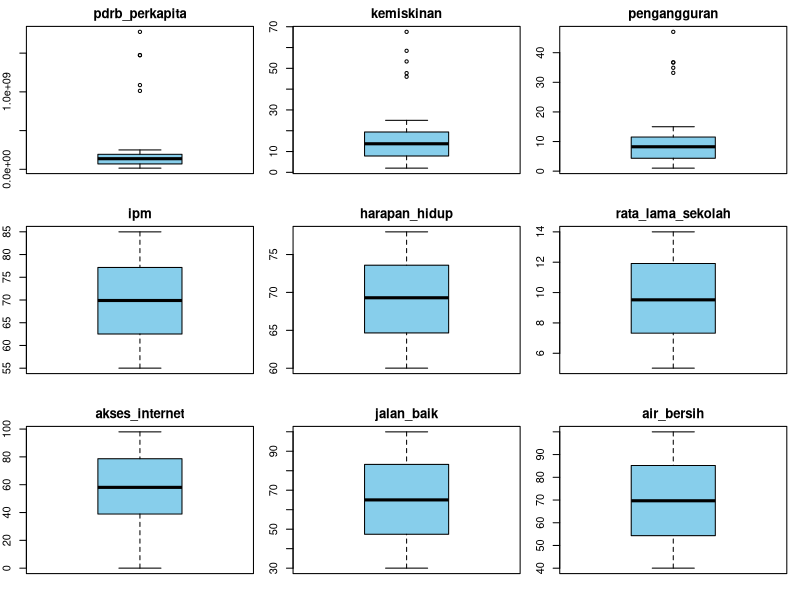
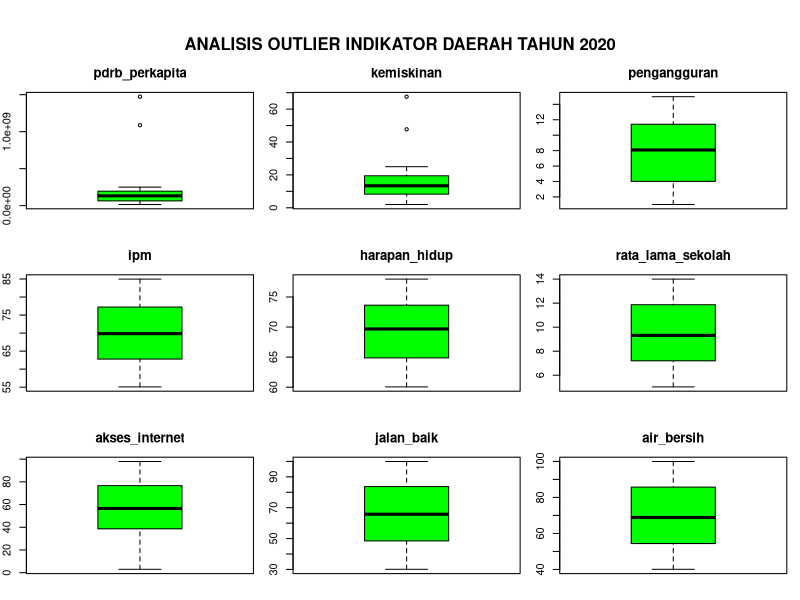
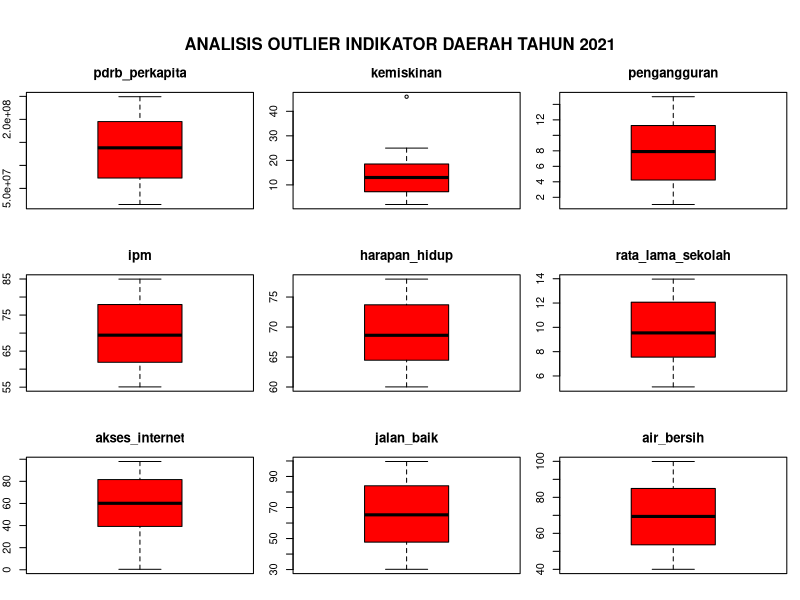
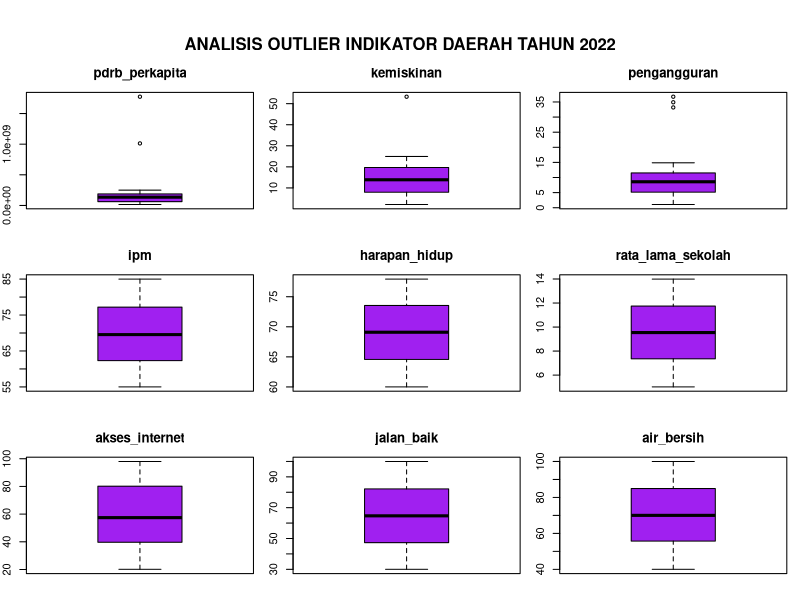
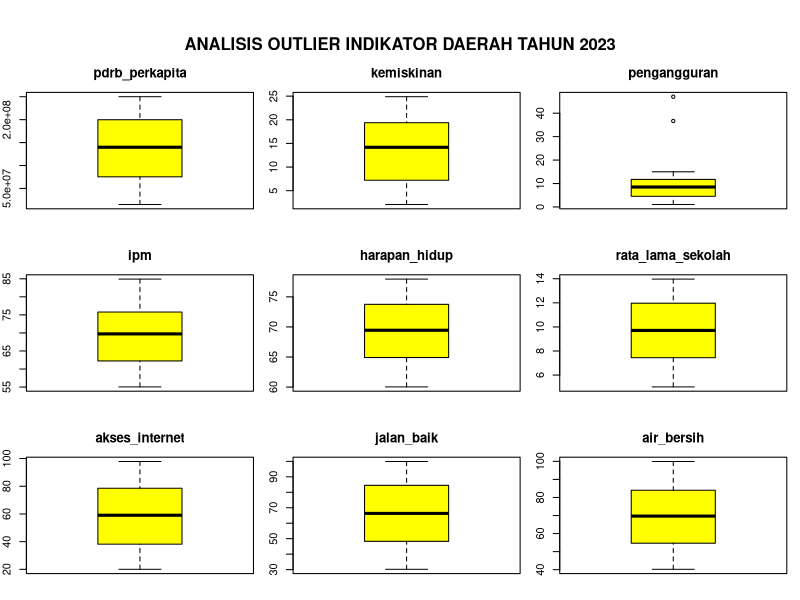
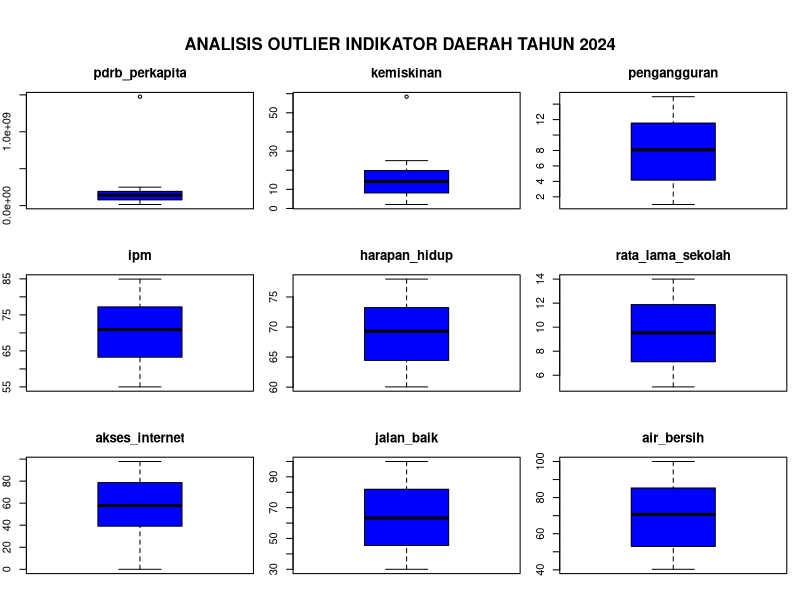

Write the R code that produced these figures, in order.
# Analisis oulier
# Outlier -> data yang aneh/berbeda dari rata rata data(q1-q3)
# Jadi Analisis outlier berfungsi untuk mendeteksi apakah ada data yang "anomali" / berbeda sendiri
# Nah fungsinya agar kita bisa memutuskan apakah datanya mau dibuang, diperbaiki atau harus diselidiki lagi

# Dampak outlier terhadap analisis statistik 
# 1. merusak nilai rata-rata -> misalkan ada 5 orang, 
# orang 1 bawa 4 buah, orang 2 5 buah, orang 3 5 buah, orang 4 4 buah. orang 5 100 buah
# nah orang kelima ini ngebuat rata-ratanya jadi 20an padahal kenyataannya harusnya 4-5 doang dia sendiri yang kejauhan/anomali 
# 2. mengganggu nilai standar deviasi
# standar deviasi itu mengukur penyebaran data, kalau ada outlier berarti datanya keliatan sangat renggang
# statistiknya akan menganggap datanya tidak stabil/tidak konsisten.

data <- read.csv(
  "Dataset/pembangunan_wilayah_missing_outlier.csv"
)
library(dplyr)
#===============================================
# BOXPLOT & IQR
#===============================================
# fungsi iqr 
hitung_iqr <- function(data_input, nama_kolom, nama_variabel) {
  # Ambil data kolom secara dinamis dari dataset utama
  data_kolom <- data_input[[nama_kolom]]
  
  # Q1, Q3, dan IQR
  q1 <- quantile(data_kolom, 0.25, na.rm = TRUE)
  q3 <- quantile(data_kolom, 0.75, na.rm = TRUE)
  iqr_value <- q3 - q1
  
  # batas atas dan bawah
  batas_bawah <- q1 - (1.5 * iqr_value)
  batas_atas <- q3 + (1.5 * iqr_value)
  
  # jumlah outlier
  jumlah_outlier_atas <- sum(data_kolom > batas_atas, na.rm = TRUE)
  jumlah_outlier_bawah <- sum(data_kolom < batas_bawah, na.rm = TRUE)
  
  # Cetak Hasil Ringkasan Statistik
  cat("===================================================\n")
  cat("=== ANALISIS IQR:", nama_variabel, "===\n")
  cat("===================================================\n")
  cat("Kuartil 1 (Q1)       :", q1, "\n")
  cat("Kuartil 3 (Q3)       :", q3, "\n")
  cat("Nilai IQR            :", iqr_value, "\n")
  cat("Batas Normal Bawah   :", batas_bawah, "\n")
  cat("Batas Normal Atas    :", batas_atas, "\n")
  cat("Jumlah Outlier Atas  :", jumlah_outlier_atas, "data\n")
  cat("Jumlah Outlier Bawah :", jumlah_outlier_bawah, "data\n")
  cat("---------------------------------------------------\n")
  
  # Filter data oknum outlier
  outlier_data <- data_input %>% 
    filter(!!sym(nama_kolom) > batas_atas | !!sym(nama_kolom) < batas_bawah) %>% 
    select(provinsi, tahun, !!sym(nama_kolom)) %>% 
    arrange(desc(!!sym(nama_kolom)))
  
  # Cetak jumlah total outlier
  cat("Total Outlier Ditemukan:", nrow(outlier_data), "data\n")
  cat("---------------------------------------------------\n")
  
  # --- DAFTAR OUTLIER ---
  if(nrow(outlier_data) > 0) {
    cat("Daftar Data Outlier:\n")
    print(head(outlier_data, 10))
  } else {
    cat("Tidak ada data yang menjadi outlier.\n")
  }
  cat("\n\n")
}

# memilih data yang ingin ditampilkan (numeric aja)
df_indikator <- data %>% 
  select(pdrb_perkapita, kemiskinan, pengangguran, ipm, 
         harapan_hidup, rata_lama_sekolah, akses_internet, jalan_baik, air_bersih)

# bagi menjadi 3 baris 3 kolom
par(mfrow=c(3,3), mar=c(2, 2, 2, 1))

# buat boxplotnya sesuai tipenya masing-masing 
for(i in 1:ncol(df_indikator)) {
  boxplot(df_indikator[[i]], main=colnames(df_indikator)[i], col="skyblue")
}
# IQR untuk menghitung dan mencari siapa outliernya
hitung_iqr(data, "pdrb_perkapita", "PDRB PER KAPITA")
hitung_iqr(data, "kemiskinan", "KEMISKINAN")
hitung_iqr(data, "pengangguran", "PENGANGGURAN")

# Memisahkan dataset utama menjadi 5 dataset mandiri
# data 2020
data_2020 <- data %>% filter(tahun == 2020) 
data_2020_number <- data_2020 %>% 
  select(pdrb_perkapita, kemiskinan, pengangguran, ipm, 
         harapan_hidup, rata_lama_sekolah, akses_internet, jalan_baik, air_bersih)
par(mfrow = c(3, 3), mar = c(2, 2, 3, 1), oma = c(0, 0, 4, 0))

for(i in 1:ncol(data_2020_number)) {
  boxplot(data_2020_number[[i]], main = colnames(data_2020_number)[i], col = "green")
}
mtext("ANALISIS OUTLIER INDIKATOR DAERAH TAHUN 2020", 
      side = 3,
      outer = TRUE,   
      cex = 1,  
      font = 2)
hitung_iqr(data_2020,"pdrb_perkapita", "PDRB PER KAPITA Tahun 2020")
hitung_iqr(data_2020,"kemiskinan", "KEMISKINAN Tahun 2020")
hitung_iqr(data_2020,"pengangguran", "PENGANGGURAN Tahun 2020")

# data 2021
data_2021 <- data %>% filter(tahun == 2021)  
data_2021_number <- data_2021%>% 
  select(pdrb_perkapita, kemiskinan, pengangguran, ipm, 
         harapan_hidup, rata_lama_sekolah, akses_internet, jalan_baik, air_bersih)
par(mfrow = c(3, 3), mar = c(2, 2, 3, 1), oma = c(0, 0, 4, 0))

for(i in 1:ncol(data_2021_number)) {
  boxplot(data_2021_number[[i]], main=colnames(data_2021_number)[i], col="red")
}
mtext("ANALISIS OUTLIER INDIKATOR DAERAH TAHUN 2021", 
      side = 3,
      outer = TRUE,   
      cex = 1,  
      font = 2)
hitung_iqr(data_2021,"pdrb_perkapita", "PDRB PER KAPITA Tahun 2021")
hitung_iqr(data_2021,"kemiskinan", "KEMISKINAN Tahun 2021")
hitung_iqr(data_2021,"pengangguran", "PENGANGGURAN Tahun 2021")

# data 2022
data_2022 <- data %>% filter(tahun == 2022) 
data_2022_number <- data_2022 %>% 
  select(pdrb_perkapita, kemiskinan, pengangguran, ipm, 
         harapan_hidup, rata_lama_sekolah, akses_internet, jalan_baik, air_bersih)
data_2022
par(mfrow = c(3, 3), mar = c(2, 2, 3, 1), oma = c(0, 0, 4, 0))
for(i in 1:ncol(data_2022_number)) {
  boxplot(data_2022_number[[i]], main=colnames(data_2022_number)[i], col="purple")
}
mtext("ANALISIS OUTLIER INDIKATOR DAERAH TAHUN 2022", 
      side = 3,
      outer = TRUE,   
      cex = 1,  
      font = 2)
hitung_iqr(data_2022,"pdrb_perkapita", "PDRB PER KAPITA Tahun 2022")
hitung_iqr(data_2022,"kemiskinan", "KEMISKINAN Tahun 2022")
hitung_iqr(data_2022,"pengangguran", "PENGANGGURAN Tahun 2022")

# data 2023
data_2023 <- data %>% filter(tahun == 2023)
data_2023_number <- data_2023 %>% 
  select(pdrb_perkapita, kemiskinan, pengangguran, ipm, 
         harapan_hidup, rata_lama_sekolah, akses_internet, jalan_baik, air_bersih)
data_2023_number
par(mfrow = c(3, 3), mar = c(2, 2, 3, 1), oma = c(0, 0, 4, 0))
for(i in 1:ncol(data_2023_number)) {
  boxplot(data_2023_number[[i]], main=colnames(data_2023_number)[i], col="yellow")
}
mtext("ANALISIS OUTLIER INDIKATOR DAERAH TAHUN 2023", 
      side = 3,
      outer = TRUE,   
      cex = 1,  
      font = 2)
hitung_iqr(data_2023,"pdrb_perkapita", "PDRB PER KAPITA Tahun 2023")
hitung_iqr(data_2023,"kemiskinan", "KEMISKINAN Tahun 2023")
hitung_iqr(data_2023,"pengangguran", "PENGANGGURAN Tahun 2023")

# data 2024
data_2024 <- data %>% filter(tahun == 2024) 
data_2024_number <- data_2024 %>% 
  select(pdrb_perkapita, kemiskinan, pengangguran, ipm, 
         harapan_hidup, rata_lama_sekolah, akses_internet, jalan_baik, air_bersih)
par(mfrow = c(3, 3), mar = c(2, 2, 3, 1), oma = c(0, 0, 4, 0))
for(i in 1:ncol(data_2024_number)) {
  boxplot(data_2024_number[[i]], main=colnames(data_2024_number)[i], col="blue")
}
mtext("ANALISIS OUTLIER INDIKATOR DAERAH TAHUN 2024", 
      side = 3,
      outer = TRUE,   
      cex = 1,  
      font = 2)
hitung_iqr(data_2024,"pdrb_perkapita", "PDRB PER KAPITA Tahun 2024")
hitung_iqr(data_2024,"kemiskinan", "KEMISKINAN Tahun 2024")
hitung_iqr(data_2024,"pengangguran", "PENGANGGURAN Tahun 2024")
